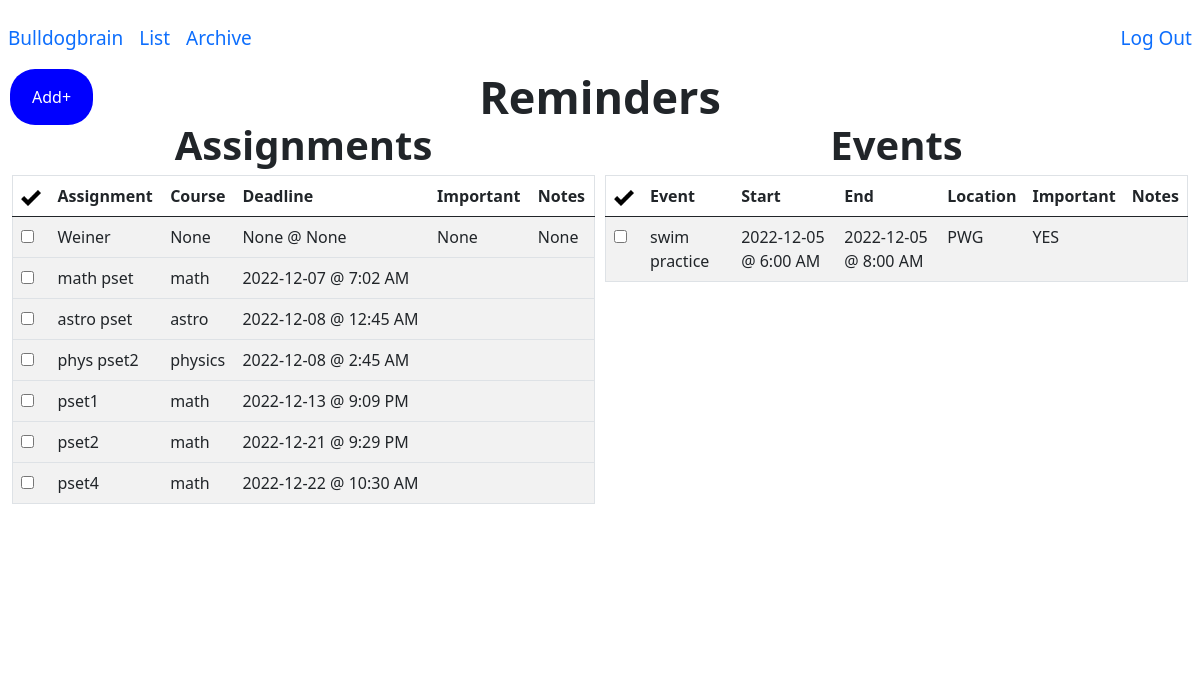
Page /list (signed in) on the earlier database version.
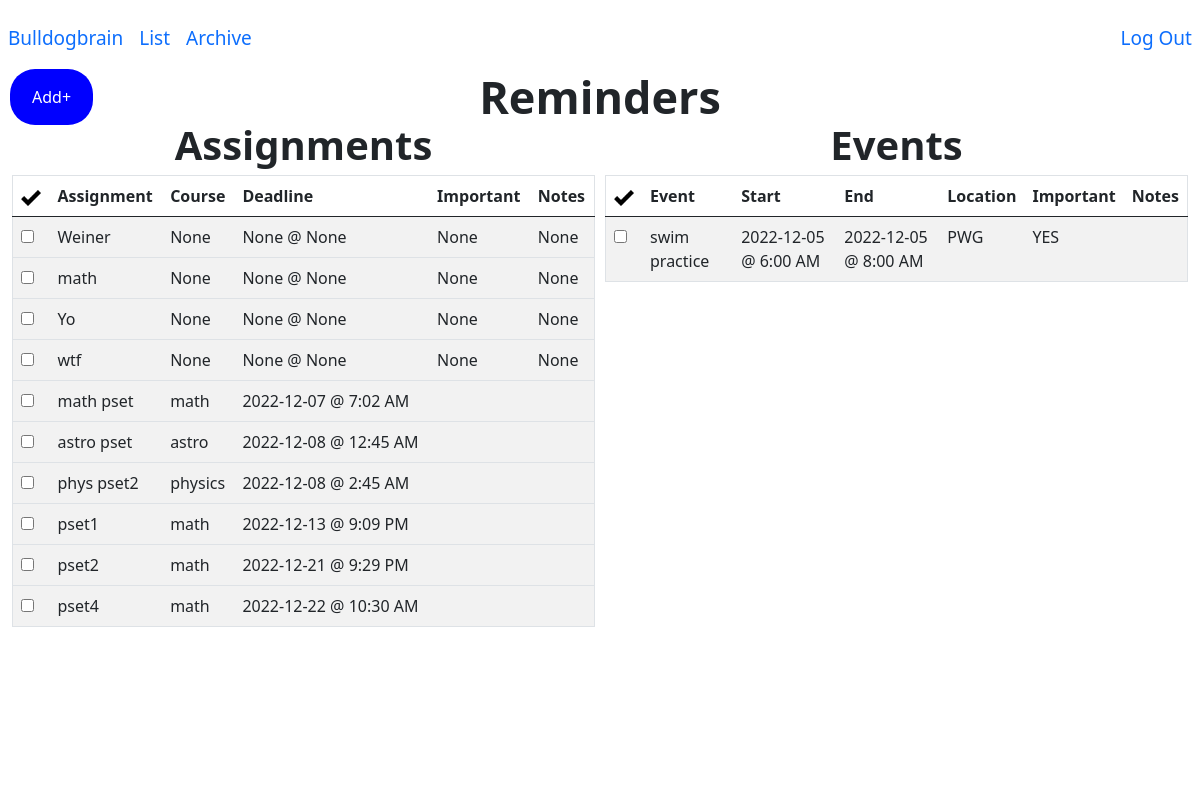
Same page on the later database version.
### tables this page shows
CREATE TABLE "assignments"(
    'id' INTEGER PRIMARY KEY AUTOINCREMENT NOT NULL, 
    'title' TEXT, 
    'course' TEXT, 
    'deadline' TEXT, 
    'importance' INTEGER, 
    'notes' TEXT, 
    'user_id' INTEGER, 'completed' INTEGER NOT NULL DEFAULT '0' CHECK (completed IN (0, 1)),
    FOREIGN KEY (user_id)
    REFERENCES users (id));

CREATE TABLE 'events'(
    'event_id' INTEGER PRIMARY KEY AUTOINCREMENT NOT NULL, 
    'title' TEXT,
    'location' TEXT, 
    'start_date' TEXT,
    'start_time' TEXT, 
    'end_date' TEXT,
    'end_time' TEXT,
    'importance' INTEGER, 
    'notes' TEXT, 
    'user_id' INTEGER, 'completed' INTEGER NOT NULL DEFAULT '0' CHECK (completed IN (0, 1)),
    FOREIGN KEY (user_id)
    REFERENCES users (id));

### app.py (the view)
@app.route("/list", methods=["GET", "POST"])
def list():
    assignments = db.execute(
            "SELECT id, title, course, date(deadline) as date, CASE WHEN StrFTime('%H', deadline) % 12 = 0 THEN 12 ELSE StrFTime('%H', deadline) % 12 END || ':' || StrFTime('%M', deadline) || ' ' || CASE WHEN CAST(StrFTime('%H', deadline) AS INTEGER) > 12 THEN 'PM' ELSE 'AM' END 'time', importance, notes FROM assignments WHERE user_id = ? AND completed != 1 ORDER BY deadline ASC", session["user_id"])
    events = db.execute(
            "SELECT event_id, title, location, start_date, CASE WHEN StrFTime('%H', start_time) % 12 = 0 THEN 12 ELSE StrFTime('%H', start_time) % 12 END || ':' || StrFTime('%M', start_time) || ' ' || CASE WHEN CAST(StrFTime('%H', start_time) AS INTEGER) > 12 THEN 'PM' ELSE 'AM' END 'start_time', end_date, CASE WHEN StrFTime('%H', end_time) % 12 = 0 THEN 12 ELSE StrFTime('%H', end_time) % 12 END || ':' || StrFTime('%M', end_time) || ' ' || CASE WHEN CAST(StrFTime('%H', end_time) AS INTEGER) > 12 THEN 'PM' ELSE 'AM' END 'end_time', importance, notes FROM events WHERE user_id = ? AND completed != 1 ORDER BY start_date ASC, start_time ASC", session["user_id"])
    if request.method == "POST":
        assignment_id = request.form.get("assignment_id")
        db.execute("UPDATE assignments SET completed = '1' WHERE id = ?", assignment_id)
        event_id = request.form.get("event_id")
        db.execute("UPDATE events SET completed = '1' WHERE event_id = ?", event_id)
        return redirect("/list")
    else:
        return render_template("list.html", assignments=assignments, events=events)

### app.py (called while the page is built)
@app.after_request
def after_request(response):
    response.headers["Cache-Control"] = "no-cache, no-store, must-revalidate"
    response.headers["Expires"] = 0
    response.headers["Pragma"] = "no-cache"
    return response

### templates/list.html (shortened to what this page needs)
{% extends "layout.html" %}
{% block main %}
<strong style = "position:relative; top:-110px; font-size: 45px">Reminders</strong>
<div class="row">
<div class="column">
    <strong style = "position:relative; top:-130px; font-size: 40px">Assignments</strong>
            <table style = "position:relative; top:-130px" class="table table-striped">
            <thead>
                <tr>
                    <th><img src="static/images/checkMark.png" alt="Checkmark" width="20" height="20"></th>
                    <th>Assignment</th>
                    <th>Course</th>
                    <th>Deadline</th>
                    <th>Important</th>
                    <th>Notes</th>
                </tr>
            </thead>
            <tbody>
                {% for assignments in assignments %}
                <tr>
                    <td>
                        <form id="completion" action="/list" method="post">
                            <input autocomplete="off" type="checkbox" id="assignment_id" name="assignment_id" value="{{ assignments.id }}" onclick="submit()" required>
                        </form>
                    </td>
                    <td>{{ assignments.title }}</td>
                    <td>{{ assignments.course }}</td>
                    <td>{{ assignments.date }} @ {{ assignments.time }}</td>
                    <td>{{ assignments.importance }}</td>
                    <td>{{ assignments.notes }}</td>
                </tr>
                {% endfor %}
            </tbody>
        </table>
    </div>
    <div class="column">
        <strong style = "position:relative; top:-130px; font-size: 40px">Events</strong>
            <table style = "position:relative; top:-130px" class="table table-striped">
            <thead>
                <tr>
                    <th><img src="static/images/checkMark.png" alt="Checkmark" width="20" height="20"></th>
                    <th>Event</th>
                    <th>Start</th>
                    <th>End</th>
                    <th>Location</th>
                    <th>Important</th>
                    <th>Notes</th>
                </tr>
            </thead>
            <tbody>
                {% for events in events %}
                <tr>
                    <td>
                        <form id="completion" action="/list" method="post">
                            <input autocomplete="off" type="checkbox" id="event_id" name="event_id" value="{{ events.event_id }}" onclick="submit()" required>
                        </form>
                    </td>
                    <td>{{ events.title }}</td>
                    <td>{{ events.start_date }} @ {{ events.start_time }}</td>
                    <td>{{ events.end_date }} @ {{ events.end_time }}</td>
                    <td>{{ events.location }}</td>
                    <td>{{ events.importance }}</td>
                    <td>{{ events.notes }}</td>
                </tr>
                {% endfor %}
            </tbody>
        </table>
    </div>
</div>
{% endblock %}

### templates/layout.html (shortened to what this page needs)
<!DOCTYPE html>
<html lang="en">
    <head>
        <link href="https://cdn.jsdelivr.net/npm/bootstrap@5.0.2/dist/css/bootstrap.min.css" rel="stylesheet">
        <link href="/static/styles.css" rel="stylesheet">
    </head>
    <body>
      <nav class="transparent navbar navbar-expand-md justify-content-center">
          <div class="collapse navbar-collapse" id="navbar">
              {% if session["user_id"] %}
                  <ul class="navbar-nav me-auto mt-2">
                    <li style="font-size: 19px" class="nav-item"><a class="nav-link" href="/urgent">Bulldogbrain</a></li>
                    <li style="font-size: 19px" class="nav-item"><a class="nav-link" href="/list">List</a></li>
                    <li style="font-size: 19px" class="nav-item"><a class="nav-link" href="/archive">Archive</a></li>
                  </ul>
                  <ul class="navbar-nav ms-auto mt-2">
                      <li style="font-size: 19px" class="nav-item"><a class="nav-link" href="/logout">Log Out</a></li>
                  </ul>
              {% endif %}
          </div>
    </nav>
    <div>
        {% if session["user_id"] %}
        <div class="dropdown">
            <button class="dropbtn">Add+</button>
          </div>
        {% endif %}
    </div>
        <main class="container-fluid py-5 text-center">
            {% block main %}{% endblock %}
        </main>
    </body>
</html>

### static/styles.css (style rules this page uses)
.dropbtn { background-color: #0000FF; color: white; padding: 16px 22px; font-size: 16px; border: none; border-radius: 25px; margin-left: 10px; }
.dropdown { margin: 0px 0px 0px 0px; padding: 0px 0px 0px 0px; position: relative; display: inline-block; }
* { box-sizing: border-box; margin: 0px 0px 0px 0px; padding: 0px 0px 0px 0px; }
.row { margin-left:-5px; margin-right:-5px; }
.column { float: left; width: 50%; padding: 5px; }
.row::after { content: ""; clear: both; display: table; }
table { border-collapse: collapse; border-spacing: 0; width: 100%; border: 1px solid #ddd; }
th, td { text-align: left; padding: 16px; }
tr:nth-child(even) { background-color: #f2f2f2; }
html, body, { position:fixed; top:0; bottom:0; left:0; right:0; }

Differences in the rows shown:
added assignments: title "math", course "None", date "None", time "None", importance "None", notes "None"
added assignments: title "Yo", course "None", date "None", time "None", importance "None", notes "None"
added assignments: title "wtf", course "None", date "None", time "None", importance "None", notes "None"
